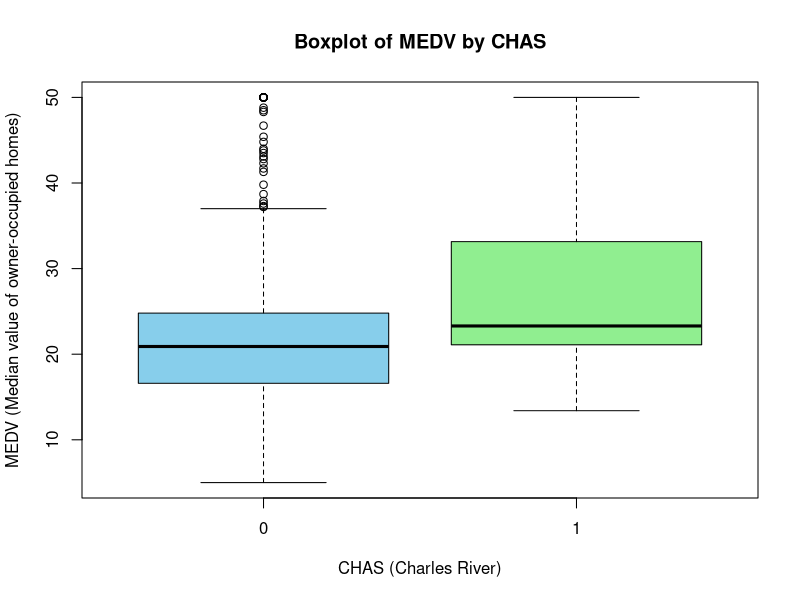
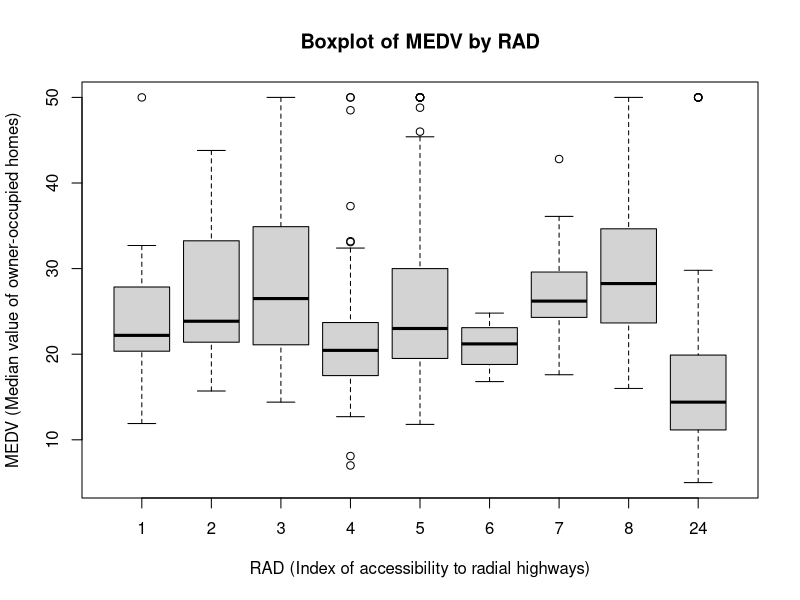
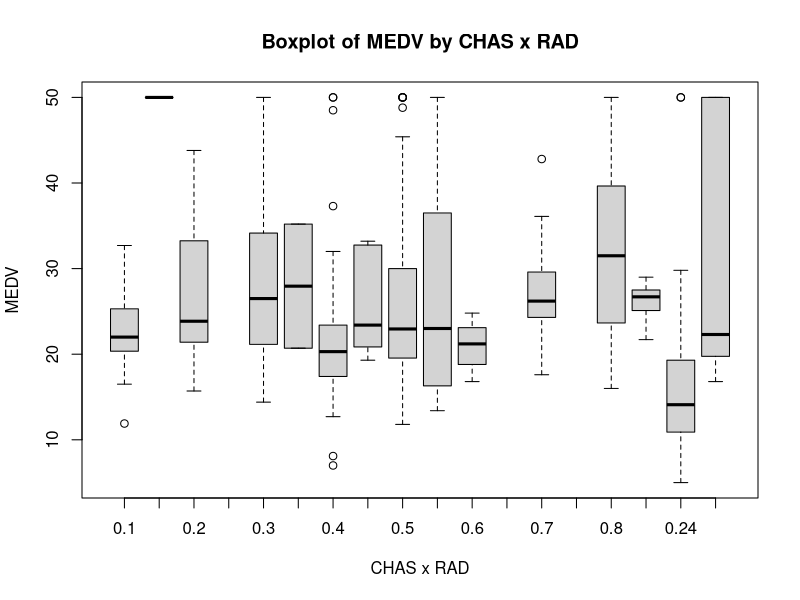
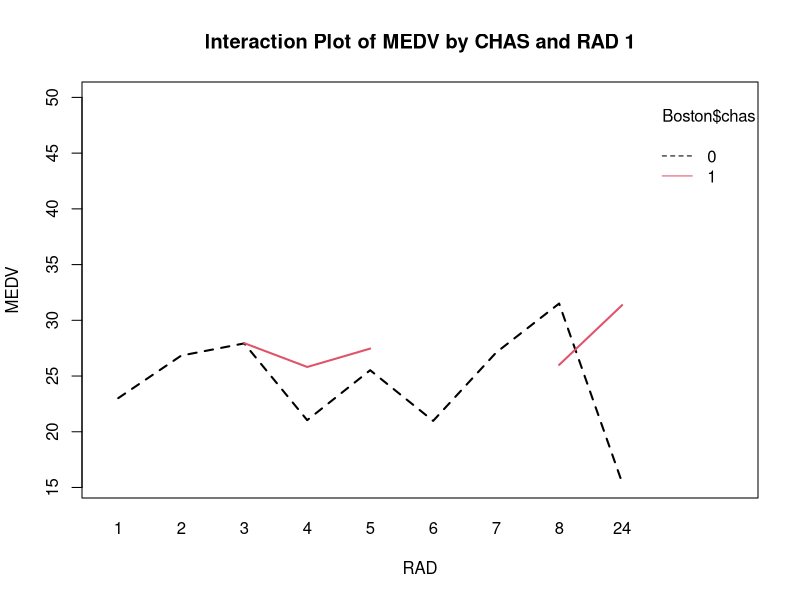
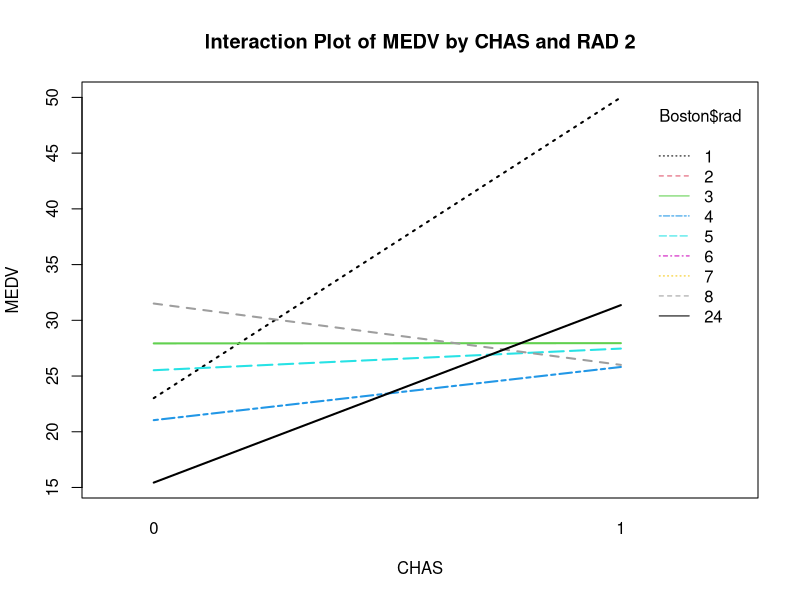
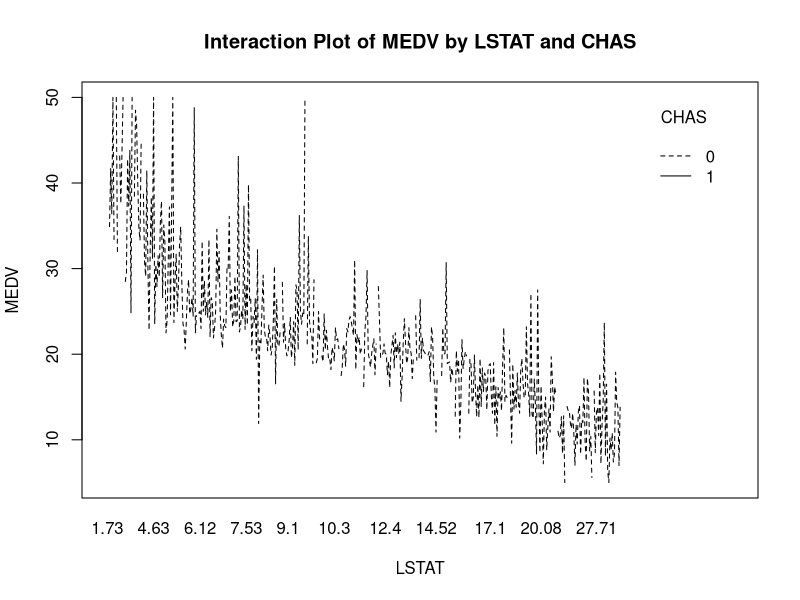
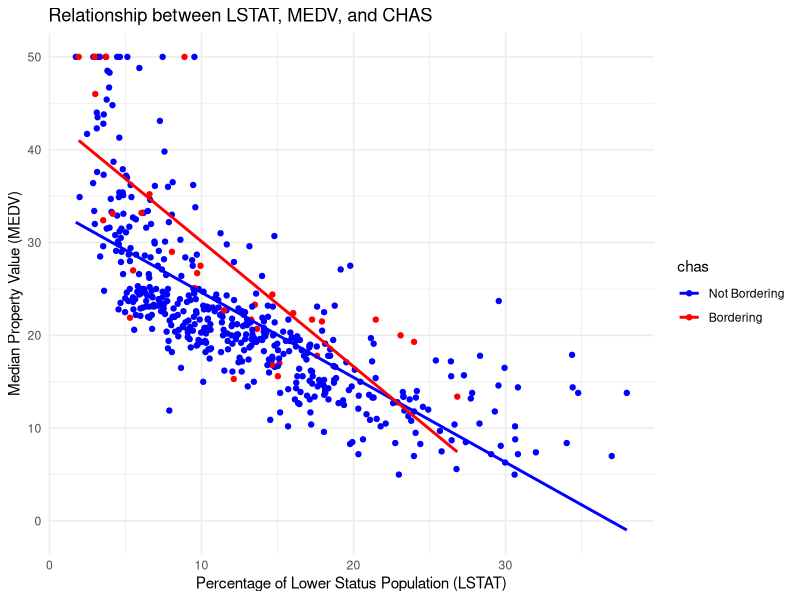
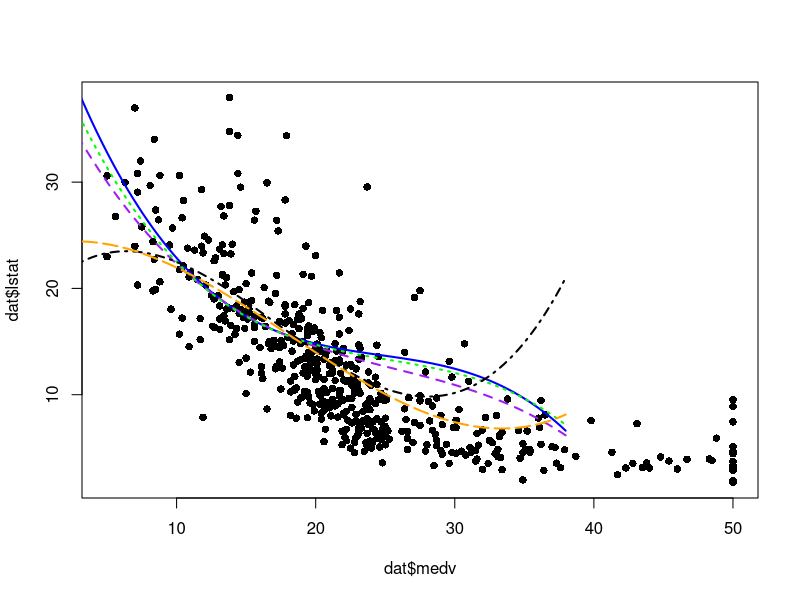

The R source for these figures, in order:
## ---- chunk 1
library("MASS")
install.packages("quantreg")
library(quantreg)
dat = Boston
str(Boston)
## ---- chunk 2
## side-by-side boxplots
boxplot(medv ~ chas, data = Boston, xlab = "CHAS (Charles River)", ylab = "MEDV (Median value of owner-occupied homes)", col = c("skyblue", "lightgreen"), main = "Boxplot of MEDV by CHAS")
## ---- chunk 3

# Fit a linear regression model
model <- lm(medv ~ chas, data = Boston)

# Output summary of the model
summary(model)

# Perform ANOVA test
anova_result <- anova(model)
anova_result

## ---- chunk 4
# Create the boxplot
boxplot_data_rad <- boxplot(medv ~ rad, data = Boston, xlab = "RAD (Index of accessibility to radial highways)", ylab = "MEDV (Median value of owner-occupied homes)", main = "Boxplot of MEDV by RAD")

# Extract median values
median_values_rad <- boxplot_data_rad$stats[3, ]

# Print median values
median_values_rad

# Fit a linear regression model
model <- lm(medv ~ rad, data = Boston)

# Output summary of the model
summary(model)

# Perform ANOVA test
anova_result <- anova(model)
anova_result

## ---- chunk 5
boxplot(medv~chas * rad, 
        data = Boston,
        xlab = "CHAS x RAD", ylab = "MEDV",
        main = "Boxplot of MEDV by CHAS x RAD")
## ---- chunk 6
# Create an interaction plot
interaction.plot(Boston$rad, Boston$chas, Boston$medv, xlab = "RAD", ylab = "MEDV", fixed = TRUE, col = 1:9, lwd = 2, main = "Interaction Plot of MEDV by CHAS and RAD 1")
interaction.plot(Boston$chas, Boston$rad, Boston$medv, xlab = "CHAS", ylab = "MEDV", fixed = TRUE, col = 1:9, lwd = 2, main = "Interaction Plot of MEDV by CHAS and RAD 2")
## ---- chunk 7
# Fit a model with interactions
model_interaction <- lm(medv ~ chas * rad, data = Boston)

# Output ANOVA table
anova_result_interaction <- anova(model_interaction)
anova_result_interaction
## ---- chunk 8
# Create an interaction plot
interaction.plot(Boston$lstat, Boston$chas, Boston$medv,
                 xlab = "LSTAT", ylab = "MEDV",
                 trace.label = "CHAS", legend.label = "CHAS",
                 main = "Interaction Plot of MEDV by LSTAT and CHAS")

## ---- chunk 9
# Fit a linear regression model with interaction term
model_interaction <- lm(medv ~ lstat * chas, data = Boston)

# Perform ANOVA test for interaction effect
anova_result_interaction <- anova(model_interaction)
anova_result_interaction
## ---- chunk 10
# Load libraries
library(ggplot2)
library(dplyr)

# Load Boston dataset
data("Boston")

# Create a new data frame with necessary variables
df <- Boston %>%
  select(medv, lstat, chas)

# Convert CHAS to factor
df$chas <- factor(df$chas, levels = c(0, 1), labels = c("Not Bordering", "Bordering"))

# Create a scatter plot
ggplot(df, aes(x = lstat, y = medv, color = chas)) +
  geom_point() +
  geom_smooth(method = "lm", se = FALSE) +
  labs(x = "Percentage of Lower Status Population (LSTAT)",
       y = "Median Property Value (MEDV)",
       title = "Relationship between LSTAT, MEDV, and CHAS") +
  scale_color_manual(values = c("blue", "red")) +
  theme_minimal()

## ---- chunk 11
# Fit linear regression model without interaction term
lm_no_interaction <- lm(medv ~ lstat + chas, data = Boston)

# Fit linear regression model with interaction term
lm_interaction <- lm(medv ~ lstat * chas, data = Boston)

# Perform ANOVA to compare models
anova_results <- anova(lm_no_interaction, lm_interaction)

# Print ANOVA results
print(anova_results)

## ---- chunk 12
# Fit a polynomial model of degree 3 by least squares
m.lm <- lm(medv ~ poly(lstat, 3, raw = TRUE), data = Boston)
summary(m.lm)
## ---- chunk 13
m.l1 = rq(medv ~ poly(lstat, 3, raw = TRUE), data = Boston)
summary(m.l1)
cat("----------------------------------------------------")
m.huber = rlm(medv ~ poly(lstat, 3),  data = Boston, psi = psi.huber)
summary(m.huber)
cat("----------------------------------------------------")
m.lms = lmsreg(medv ~ poly(lstat, 3),  data = Boston)
summary(m.lms)
cat("----------------------------------------------------")
m.lts = ltsreg(medv ~ poly(lstat, 3),  data = Boston)
summary(m.lts)
## ---- chunk 14
# Generate a sequence of hp values for prediction
lstat_seq <- seq(min(dat$lstat), max(dat$lstat), length.out = 100)

# Predict the mpg values using the fitted models
medv_pred_lm <- predict(m.lm, newdata = data.frame(lstat = lstat_seq))
medv_pred_l1 <- predict(m.l1, newdata = data.frame(lstat = lstat_seq))
medv_pred_huber <- predict(m.huber, newdata = data.frame(lstat = lstat_seq))
medv_pred_lms <- predict(m.lms, newdata = data.frame(lstat = lstat_seq))
medv_pred_lts <- predict(m.lts, newdata = data.frame(lstat = lstat_seq))

# Scatter plot of the data points
plot(dat$medv, dat$lstat, pch = 16)
 
# Add regression lines to the plot with different colors
lines(lstat_seq, medv_pred_lm, col = "blue", lwd = 2, lty = 1)       # Linear Model (blue, solid)
lines(lstat_seq, medv_pred_l1, col = "purple", lwd = 2, lty = 2)     # Quantile Regression (purple, dashed)
lines(lstat_seq, medv_pred_huber, col = "green", lwd = 2, lty = 3)    # Huber M-estimation (green, dashed)
lines(lstat_seq, medv_pred_lms, col = "black", lwd = 2, lty = 4)      # Least Median of Squares (black, dashed)
lines(lstat_seq, medv_pred_lts, col = "orange", lwd = 2, lty = 5)     # Least Trimmed Squares (orange, dashed)
